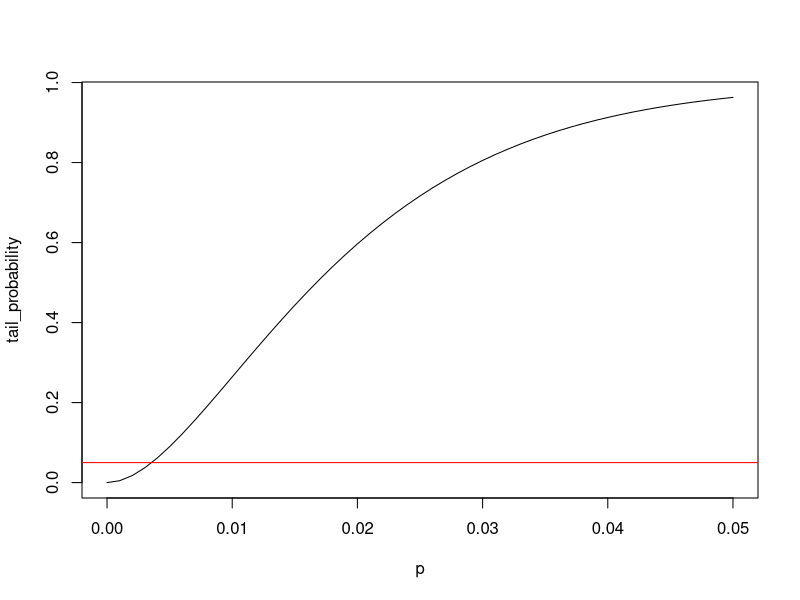
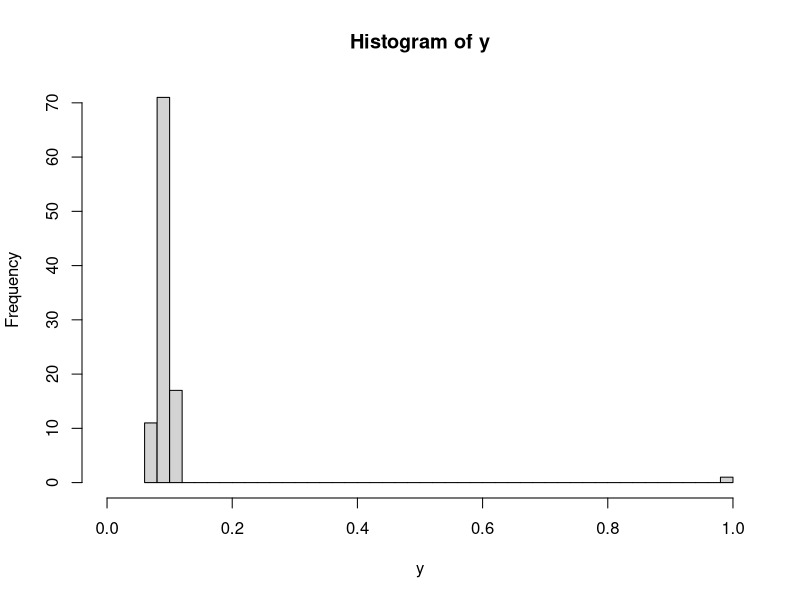
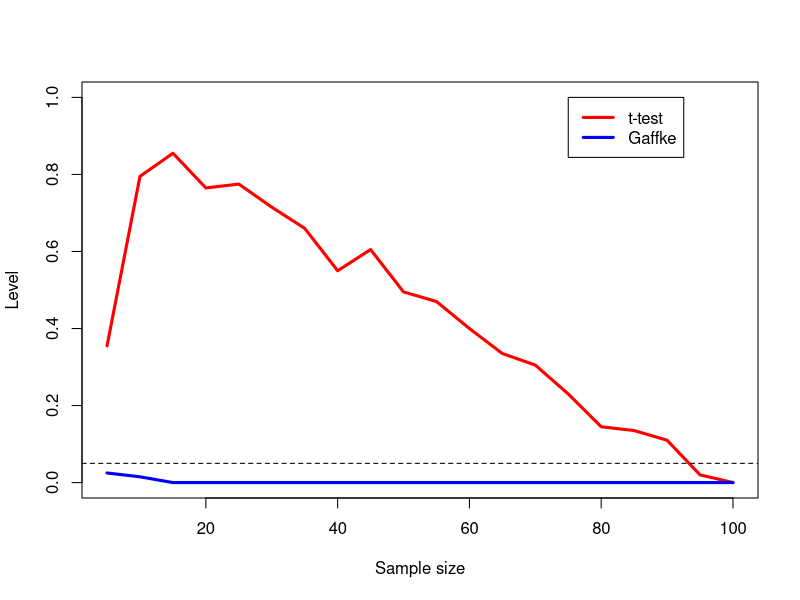

Write the R code that produced these figures, in order. (Note: a time limit stopped this script after it produced the figures.)
## ---- chunk 1
n <- 100
alpha <- .05
p <- seq(0,.05,by=.001)
tail_probability <- pbinom(q = ceiling(log(alpha) / log(p)), size = n, prob = p, lower.tail = FALSE)
plot(
  x = p,
  y = tail_probability,
  type = 'l'
  )
abline(a = alpha, b = 0, col = 'red')
## ---- chunk 2
library(tidyverse)

B <- 200
y <- c(rnorm(99, mean = .1, sd = .01), 1)
y <- y - mean(y) + .1
hist(y, breaks = 60, xlim = c(0,1))
n_grid <- seq(5, 100, by = 5)

gaffke_level <- rep(NA, length(n_grid))
t_level <- rep(NA, length(n_grid))

for(j in 1:length(n_grid)){
  p_ttest <- rep(NA, 200)
  p_gaffke <- rep(NA, 200)
  for(i in 1:200){
    Y <- sample(y, size = n_grid[j])
    p_ttest[i] <- t.test(x = Y, mu = .1)$p.value
    Z <- matrix(rexp(n = B * n_grid[j]), nrow = B, ncol = n_grid[j]) 
    D <- Z / rowSums(Z)
    p_gaffke[i] <- 1/B * sum(D %*% Y <= 0.1)
  }
  t_level[j] <- mean(p_ttest < .05)
  gaffke_level[j] <- mean(p_gaffke < .05)
}

plot(x = n_grid, y = t_level, ylim = c(0,1), col = "red", type = 'l', lwd = 3, xlab = "Sample size", ylab = "Level")
points(x = n_grid, y = gaffke_level, col = "blue", type = 'l', lwd = 3)
legend(x = 75, y = 1, lwd = 3, col = c("red","blue"), legend = c("t-test","Gaffke"))
abline(0.05, 0, lty = "dashed")
## ---- chunk 3
#functions to get confidence bounds
Gaffke_CB <- function(x, alpha = .05, B = 200, side = "upper"){
  n <- length(x)
  if(side == "lower"){
    x <- 1 - x
  }
  z <- sort(x, decreasing = FALSE)
  ms <- rep(NA, B)
  s <- c(diff(z), 1 - z[n])
  for(i in 1:B){
    #this uses the equivalence of differences of uniform order statistics and Dirichlet RVs
    u <- sort(runif(n), decreasing = FALSE)
    ms[i] <- 1 - sum(u * s)
  }
  ms_alpha <- quantile(ms, 1 - alpha)
  if(side == "lower"){
    1 - ms_alpha
  } else if(side == "upper"){
    ms_alpha
  }
}
Stringer_CB <- function(x, alpha = .05, side = "upper"){
  n <- length(x)
  if(side == "lower"){
    x <- 1 - x
  }
  z <- sort(x)
  m <- sum(z != 0)
  p <- rep(NA, m+1)
  
  for(i in 0:m){
    if(i == n){
      p[i+1] <- 1
    } else{
      p[i+1] <- uniroot(
        function(p){pbinom(q = i, size = n, prob = p, lower.tail = FALSE) - (1-alpha)},
        interval = c(0,1)
      )$root
    }
  }
  stringer_bound <- p[1] + sum(diff(p) * z[n:(n+1-m)])
  if(side == "lower"){
    1 - stringer_bound
  } else if(side == "upper"){
    stringer_bound
  }
}

get_CLT_CI <- function(x){
  n <- length(x)
  c(mean(x) - qnorm(.975) * sd(x) / sqrt(n), mean(x) + qnorm(.975) * sd(x) / sqrt(n))
}
get_Gaffke_CI <- function(x){
  c(Gaffke_CB(x = x, alpha = .025, side = "lower"), Gaffke_CB(x = x, alpha = .025, side = "upper"))
}
get_Stringer_CI <- function(x){
  c(Stringer_CB(x = x, alpha = .025, side = "lower"), Stringer_CB(x = x, alpha = .025, side = "upper"))
}
#functions to help simulate from distributions specified in Romano / Wolf
triangle_quantile <- function(q){
  ifelse(q < 1/2, sqrt(q/2), 1 - sqrt(1-q)/sqrt(2))
}
inverted_triangle_quantile <- function(q){
  #the thresholding here with pmin/pmax is just to prevent ifelse from throwing a useless warning
  ifelse(q < 1/2, 0.5 * (1 - sqrt(1 - 2*pmin(q,.5))), 0.5 * (1 + sqrt(2*pmax(q,.5) - 1)))
}
skewed_triangle_quantile <- function(q){
  sqrt(q)
}

B <- 1000
n_grid <- c(10, 30)
populations <- c("Uniform", "Triangle", "Inverted-Triangle", "Skewed-Triangle", "Two-Point")

width_frame_CLT <- expand.grid(
  n = n_grid,
  population = populations
) %>%
  mutate(metric = "Width", method = "CLT", value = NA)
coverage_frame_CLT <- expand.grid(
  n = n_grid,
  population = populations
) %>%
  mutate(metric = "Coverage", method = "CLT", value = NA)
width_frame_Gaffke <- expand.grid(
  n = n_grid,
  population = populations
) %>%
  mutate(metric = "Width", method = "Gaffke", value = NA)
coverage_frame_Gaffke <- expand.grid(
  n = n_grid,
  population = populations
) %>%
  mutate(metric = "Coverage", method = "Gaffke", value = NA)
width_frame_Stringer <- expand.grid(
  n = n_grid,
  population = populations
) %>%
  mutate(metric = "Width", method = "Stringer", value = NA)
coverage_frame_Stringer <- expand.grid(
  n = n_grid,
  population = populations
) %>%
  mutate(metric = "Coverage", method = "Stringer", value = NA)


for(i in 1:nrow(width_frame_CLT)){
  if(width_frame_CLT$population[i] == "Uniform"){
    Gaffke_CIs <- t(replicate(B, get_Gaffke_CI(x = runif(n = width_frame_Gaffke$n[i]))))
    Stringer_CIs <- t(replicate(B, get_Stringer_CI(x = runif(n = width_frame_Stringer$n[i]))))
    CLT_CIs <- t(replicate(B, get_CLT_CI(x = runif(n = width_frame_CLT$n[i]))))
    coverage_Gaffke <- mean(Gaffke_CIs[,1] <= 0.5 & Gaffke_CIs[,2] >= 0.5)
    coverage_Stringer <- mean(Stringer_CIs[,1] <= 0.5 & Stringer_CIs[,2] >= 0.5)
    coverage_CLT <- mean(CLT_CIs[,1] <= 0.5 & CLT_CIs[,2] >= 0.5)
  } else if(width_frame_CLT$population[i] == "Triangle"){
    Gaffke_CIs <- t(replicate(B, get_Gaffke_CI(x = triangle_quantile(runif(n = width_frame_Gaffke$n[i])))))
    Stringer_CIs <- t(replicate(B, get_Stringer_CI(x = triangle_quantile(runif(n = width_frame_Stringer$n[i])))))
    CLT_CIs <- t(replicate(B, get_CLT_CI(x = triangle_quantile(runif(n = width_frame_CLT$n[i])))))
    coverage_Gaffke <- mean(Gaffke_CIs[,1] <= 0.5 & Gaffke_CIs[,2] >= 0.5)
    coverage_Stringer <- mean(Stringer_CIs[,1] <= 0.5 & Stringer_CIs[,2] >= 0.5)
    coverage_CLT <- mean(CLT_CIs[,1] <= 0.5 & CLT_CIs[,2] >= 0.5)
  } else if(width_frame_CLT$population[i] == "Inverted-Triangle"){
    Gaffke_CIs <- t(replicate(B, get_Gaffke_CI(x = inverted_triangle_quantile(runif(n = width_frame_Gaffke$n[i])))))
    Stringer_CIs <- t(replicate(B, get_Stringer_CI(x = inverted_triangle_quantile(runif(n = width_frame_Stringer$n[i])))))
    CLT_CIs <- t(replicate(B, get_CLT_CI(x = inverted_triangle_quantile(runif(n = width_frame_CLT$n[i])))))
    coverage_Gaffke <- mean(Gaffke_CIs[,1] <= 0.5 & Gaffke_CIs[,2] >= 0.5)
    coverage_Stringer <- mean(Stringer_CIs[,1] <= 0.5 & Stringer_CIs[,2] >= 0.5)
    coverage_CLT <- mean(CLT_CIs[,1] <= 0.5 & CLT_CIs[,2] >= 0.5)
  } else if(width_frame_CLT$population[i] == "Skewed-Triangle"){
    Gaffke_CIs <- t(replicate(B, get_Gaffke_CI(x = skewed_triangle_quantile(runif(n = width_frame_Gaffke$n[i])))))
    Stringer_CIs <- t(replicate(B, get_Stringer_CI(x = skewed_triangle_quantile(runif(n = width_frame_Stringer$n[i])))))
    CLT_CIs <- t(replicate(B, get_CLT_CI(x = skewed_triangle_quantile(runif(n = width_frame_CLT$n[i])))))
    coverage_Gaffke <- mean(Gaffke_CIs[,1] <= 2/3 & Gaffke_CIs[,2] >= 2/3)
    coverage_Stringer <- mean(Stringer_CIs[,1] <= 2/3 & Stringer_CIs[,2] >= 2/3)
    coverage_CLT <- mean(CLT_CIs[,1] <= 2/3 & CLT_CIs[,2] >= 2/3)
  } else if(width_frame_CLT$population[i] == "Two-Point"){
    Gaffke_CIs <- t(replicate(B, get_Gaffke_CI(x = rbinom(n = width_frame_Gaffke$n[i], size = 1, p = .05))))
    Stringer_CIs <- t(replicate(B, get_Stringer_CI(x = rbinom(n = width_frame_Stringer$n[i], size = 1, p = .05))))
    CLT_CIs <- t(replicate(B, get_CLT_CI(x = rbinom(n = width_frame_CLT$n[i], size = 1, p = .05))))
    coverage_Gaffke <- mean(Gaffke_CIs[,1] <= 0.05 & Gaffke_CIs[,2] >= 0.05)
    coverage_Stringer <- mean(Stringer_CIs[,1] <= 0.05 & Stringer_CIs[,2] >= 0.05)
    coverage_CLT <- mean(CLT_CIs[,1] <= 0.05 & CLT_CIs[,2] >= 0.05)
  }
  width_frame_Gaffke$value[i] <- mean(Gaffke_CIs[,2] - Gaffke_CIs[,1])
  width_frame_CLT$value[i] <- mean(CLT_CIs[,2] - CLT_CIs[,1])
  width_frame_Stringer$value[i] <- mean(Stringer_CIs[,2] - Stringer_CIs[,1])
  coverage_frame_Gaffke$value[i] <- coverage_Gaffke
  coverage_frame_Stringer$value[i] <- coverage_Stringer
  coverage_frame_CLT$value[i] <- coverage_CLT
} 

coverage_frame <- bind_rows(
  coverage_frame_CLT,
  coverage_frame_Gaffke,
  coverage_frame_Stringer
) 
width_frame <- bind_rows(
  width_frame_CLT,
  width_frame_Gaffke,
  width_frame_Stringer
) %>% 
  mutate(value = round(value, 2))


coverage_table <- coverage_frame %>% 
  pivot_wider(names_from = "method", values_from = "value")
width_table <- width_frame %>%
  pivot_wider(names_from = "method", values_from = "value")

#table 1
coverage_table

#table 2
width_table
